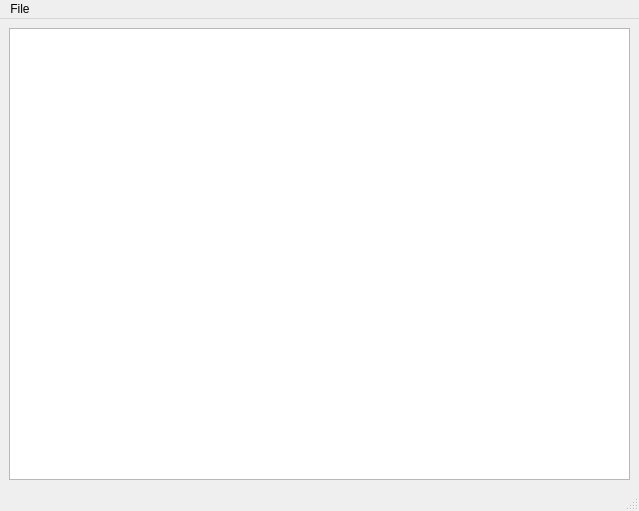
<?xml version="1.0" encoding="UTF-8"?>
<ui version="4.0">
 <class>MainWindow</class>
 <widget class="QMainWindow" name="MainWindow">
  <property name="geometry">
   <rect>
    <x>0</x>
    <y>0</y>
    <width>639</width>
    <height>511</height>
   </rect>
  </property>
  <property name="windowTitle">
   <string>MainWindow</string>
  </property>
  <widget class="QWidget" name="centralwidget">
   <layout class="QHBoxLayout" name="horizontalLayout">
    <item>
     <widget class="PlotWidget" name="plot_view"/>
    </item>
   </layout>
  </widget>
  <widget class="QMenuBar" name="menubar">
   <property name="geometry">
    <rect>
     <x>0</x>
     <y>0</y>
     <width>639</width>
     <height>21</height>
    </rect>
   </property>
   <widget class="QMenu" name="menuFile">
    <property name="title">
     <string>File</string>
    </property>
    <addaction name="actionOpen"/>
   </widget>
   <addaction name="menuFile"/>
  </widget>
  <widget class="QStatusBar" name="statusbar"/>
  <action name="actionOpen">
   <property name="text">
    <string>Open</string>
   </property>
  </action>
 </widget>
 <customwidgets>
  <customwidget>
   <class>PlotWidget</class>
   <extends>QGraphicsView</extends>
   <header>pyqtgraph</header>
   <slots>
    <signal>signal1()</signal>
    <slot>plot()</slot>
   </slots>
  </customwidget>
 </customwidgets>
 <resources/>
 <connections>
  <connection>
   <sender>actionOpen</sender>
   <signal>triggered()</signal>
   <receiver>MainWindow</receiver>
   <slot>menuOpen()</slot>
   <hints>
    <hint type="sourcelabel">
     <x>-1</x>
     <y>-1</y>
    </hint>
    <hint type="destinationlabel">
     <x>319</x>
     <y>255</y>
    </hint>
   </hints>
  </connection>
 </connections>
 <slots>
  <signal>signal1()</signal>
  <slot>displayRadialPattern()</slot>
  <slot>menuOpen()</slot>
 </slots>
</ui>
